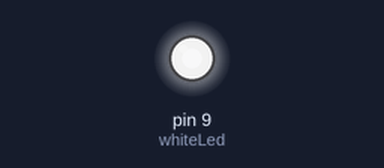
Bench run of a sketch on a simulated Arduino Uno, built with avr-gcc and run on an emulated ATmega328P. Parts: output pins drawn as LEDs (lit = HIGH).

Above: at 0.1 s.
Timing chart, 0 to 1.6 s (numbered marks = the images above):
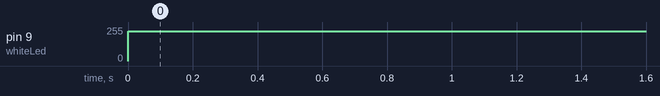

Measured:
- by itself, pin 9 (whiteLed): 0/255 → 225/255 at 0.00 s

The sketch:

sketch_jul30aOsciloscopio.ino
```cpp
//variable
int whiteLed=9;
int brightness=225; //brillo
int dt=500;


void setup() {
  // put your setup code here, to run once:
pinMode(whiteLed, OUTPUT);
}

void loop() {
  // put your main code here, to run repeatedly:
analogWrite(whiteLed,brightness);
delay(dt);
}
```
